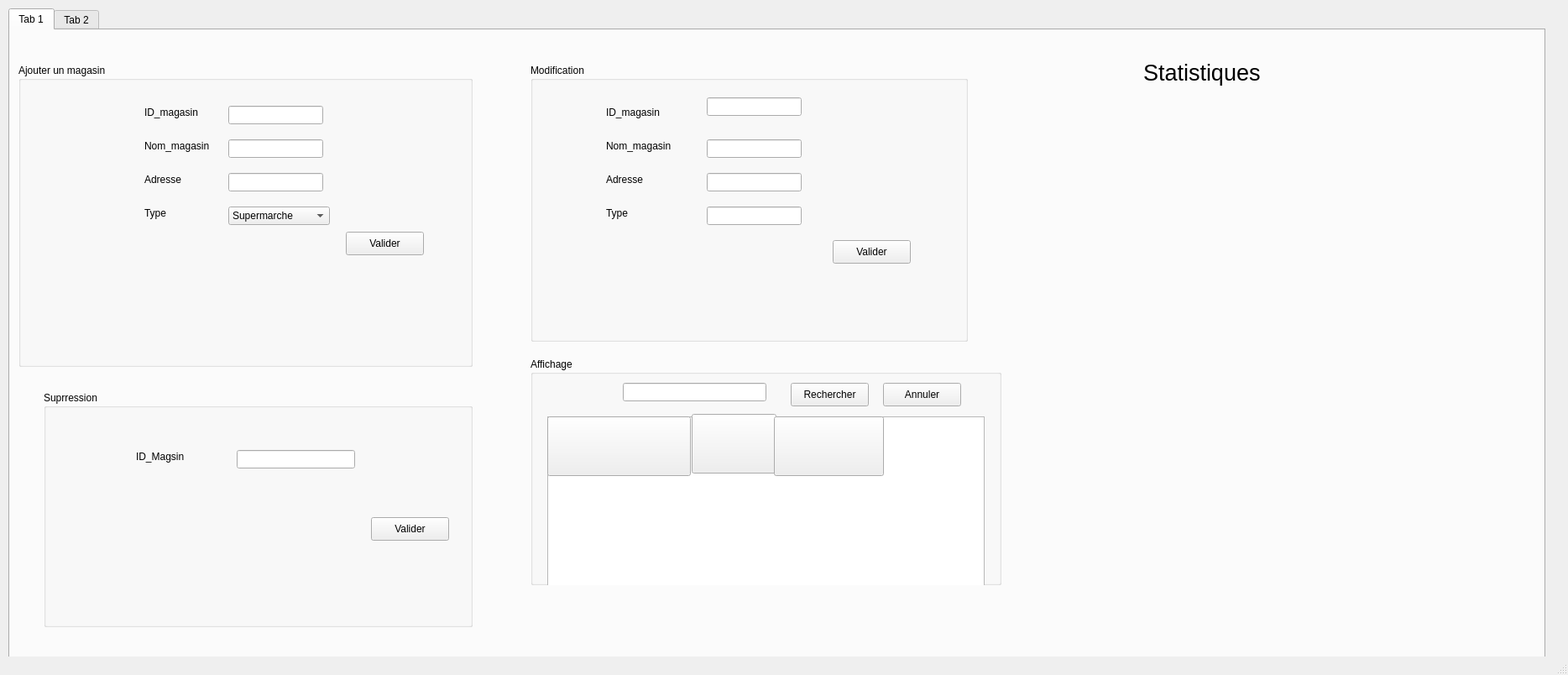
<?xml version="1.0" encoding="UTF-8"?>
<ui version="4.0">
 <class>MainWindow</class>
 <widget class="QMainWindow" name="MainWindow">
  <property name="geometry">
   <rect>
    <x>0</x>
    <y>0</y>
    <width>1868</width>
    <height>804</height>
   </rect>
  </property>
  <property name="windowTitle">
   <string>MainWindow</string>
  </property>
  <widget class="QWidget" name="centralwidget">
   <widget class="QTabWidget" name="tabWidget">
    <property name="geometry">
     <rect>
      <x>10</x>
      <y>10</y>
      <width>1831</width>
      <height>791</height>
     </rect>
    </property>
    <property name="currentIndex">
     <number>0</number>
    </property>
    <widget class="QWidget" name="tab">
     <attribute name="title">
      <string>Tab 1</string>
     </attribute>
     <widget class="QGroupBox" name="groupBox">
      <property name="geometry">
       <rect>
        <x>10</x>
        <y>40</y>
        <width>541</width>
        <height>361</height>
       </rect>
      </property>
      <property name="title">
       <string>Ajouter un magasin</string>
      </property>
      <widget class="QLineEdit" name="id_ajout">
       <property name="geometry">
        <rect>
         <x>250</x>
         <y>50</y>
         <width>113</width>
         <height>22</height>
        </rect>
       </property>
      </widget>
      <widget class="QLabel" name="label">
       <property name="geometry">
        <rect>
         <x>150</x>
         <y>50</y>
         <width>81</width>
         <height>16</height>
        </rect>
       </property>
       <property name="text">
        <string>ID_magasin</string>
       </property>
      </widget>
      <widget class="QLineEdit" name="nom_ajout">
       <property name="geometry">
        <rect>
         <x>250</x>
         <y>90</y>
         <width>113</width>
         <height>22</height>
        </rect>
       </property>
      </widget>
      <widget class="QLineEdit" name="adresse_ajout">
       <property name="geometry">
        <rect>
         <x>250</x>
         <y>130</y>
         <width>113</width>
         <height>22</height>
        </rect>
       </property>
      </widget>
      <widget class="QLabel" name="label_2">
       <property name="geometry">
        <rect>
         <x>150</x>
         <y>90</y>
         <width>81</width>
         <height>16</height>
        </rect>
       </property>
       <property name="text">
        <string>Nom_magasin</string>
       </property>
      </widget>
      <widget class="QLabel" name="label_3">
       <property name="geometry">
        <rect>
         <x>150</x>
         <y>130</y>
         <width>56</width>
         <height>16</height>
        </rect>
       </property>
       <property name="text">
        <string>Adresse</string>
       </property>
      </widget>
      <widget class="QPushButton" name="pushButton">
       <property name="geometry">
        <rect>
         <x>390</x>
         <y>200</y>
         <width>93</width>
         <height>28</height>
        </rect>
       </property>
       <property name="text">
        <string>Valider</string>
       </property>
      </widget>
      <widget class="QLabel" name="label_15">
       <property name="geometry">
        <rect>
         <x>150</x>
         <y>170</y>
         <width>56</width>
         <height>16</height>
        </rect>
       </property>
       <property name="text">
        <string>Type</string>
       </property>
      </widget>
      <widget class="QComboBox" name="comboBox">
       <property name="geometry">
        <rect>
         <x>250</x>
         <y>170</y>
         <width>121</width>
         <height>22</height>
        </rect>
       </property>
       <item>
        <property name="text">
         <string>Supermarche</string>
        </property>
       </item>
       <item>
        <property name="text">
         <string>Voitures</string>
        </property>
       </item>
       <item>
        <property name="text">
         <string>Vetements</string>
        </property>
       </item>
      </widget>
     </widget>
     <widget class="QGroupBox" name="groupBox_2">
      <property name="geometry">
       <rect>
        <x>620</x>
        <y>40</y>
        <width>521</width>
        <height>331</height>
       </rect>
      </property>
      <property name="title">
       <string>Modification</string>
      </property>
      <widget class="QLabel" name="label_4">
       <property name="geometry">
        <rect>
         <x>90</x>
         <y>50</y>
         <width>81</width>
         <height>16</height>
        </rect>
       </property>
       <property name="text">
        <string>ID_magasin</string>
       </property>
      </widget>
      <widget class="QLabel" name="label_5">
       <property name="geometry">
        <rect>
         <x>90</x>
         <y>90</y>
         <width>81</width>
         <height>16</height>
        </rect>
       </property>
       <property name="text">
        <string>Nom_magasin</string>
       </property>
      </widget>
      <widget class="QLabel" name="label_6">
       <property name="geometry">
        <rect>
         <x>90</x>
         <y>130</y>
         <width>61</width>
         <height>16</height>
        </rect>
       </property>
       <property name="text">
        <string>Adresse</string>
       </property>
      </widget>
      <widget class="QLineEdit" name="id_edit">
       <property name="geometry">
        <rect>
         <x>210</x>
         <y>40</y>
         <width>113</width>
         <height>22</height>
        </rect>
       </property>
      </widget>
      <widget class="QLineEdit" name="nom_edit">
       <property name="geometry">
        <rect>
         <x>210</x>
         <y>90</y>
         <width>113</width>
         <height>22</height>
        </rect>
       </property>
      </widget>
      <widget class="QLineEdit" name="adresse_edit">
       <property name="geometry">
        <rect>
         <x>210</x>
         <y>130</y>
         <width>113</width>
         <height>22</height>
        </rect>
       </property>
      </widget>
      <widget class="QPushButton" name="pushButton_2">
       <property name="geometry">
        <rect>
         <x>360</x>
         <y>210</y>
         <width>93</width>
         <height>28</height>
        </rect>
       </property>
       <property name="text">
        <string>Valider</string>
       </property>
      </widget>
      <widget class="QLabel" name="label_16">
       <property name="geometry">
        <rect>
         <x>90</x>
         <y>170</y>
         <width>56</width>
         <height>16</height>
        </rect>
       </property>
       <property name="text">
        <string>Type</string>
       </property>
      </widget>
      <widget class="QLineEdit" name="magasin_edit">
       <property name="geometry">
        <rect>
         <x>210</x>
         <y>170</y>
         <width>113</width>
         <height>22</height>
        </rect>
       </property>
      </widget>
     </widget>
     <widget class="QGroupBox" name="groupBox_4">
      <property name="geometry">
       <rect>
        <x>620</x>
        <y>390</y>
        <width>561</width>
        <height>271</height>
       </rect>
      </property>
      <property name="title">
       <string>Affichage</string>
      </property>
      <widget class="QTableView" name="tableView">
       <property name="geometry">
        <rect>
         <x>20</x>
         <y>70</y>
         <width>521</width>
         <height>241</height>
        </rect>
       </property>
      </widget>
      <widget class="QPushButton" name="pushButton_8">
       <property name="geometry">
        <rect>
         <x>310</x>
         <y>30</y>
         <width>93</width>
         <height>28</height>
        </rect>
       </property>
       <property name="text">
        <string>Rechercher</string>
       </property>
      </widget>
      <widget class="QLineEdit" name="rechercher_magasin">
       <property name="geometry">
        <rect>
         <x>110</x>
         <y>30</y>
         <width>171</width>
         <height>22</height>
        </rect>
       </property>
      </widget>
      <widget class="QPushButton" name="pushButton_9">
       <property name="geometry">
        <rect>
         <x>420</x>
         <y>30</y>
         <width>93</width>
         <height>28</height>
        </rect>
       </property>
       <property name="text">
        <string>Annuler</string>
       </property>
      </widget>
      <widget class="QPushButton" name="pushButton_10">
       <property name="geometry">
        <rect>
         <x>20</x>
         <y>70</y>
         <width>171</width>
         <height>71</height>
        </rect>
       </property>
       <property name="text">
        <string/>
       </property>
       <property name="autoRepeatDelay">
        <number>0</number>
       </property>
      </widget>
      <widget class="QPushButton" name="pushButton_11">
       <property name="geometry">
        <rect>
         <x>192</x>
         <y>67</y>
         <width>101</width>
         <height>71</height>
        </rect>
       </property>
       <property name="text">
        <string/>
       </property>
      </widget>
      <widget class="QPushButton" name="pushButton_12">
       <property name="geometry">
        <rect>
         <x>290</x>
         <y>70</y>
         <width>131</width>
         <height>71</height>
        </rect>
       </property>
       <property name="text">
        <string/>
       </property>
      </widget>
     </widget>
     <widget class="QGroupBox" name="groupBox_3">
      <property name="geometry">
       <rect>
        <x>40</x>
        <y>430</y>
        <width>511</width>
        <height>281</height>
       </rect>
      </property>
      <property name="title">
       <string>Suprression</string>
      </property>
      <widget class="QLabel" name="label_7">
       <property name="geometry">
        <rect>
         <x>110</x>
         <y>70</y>
         <width>81</width>
         <height>16</height>
        </rect>
       </property>
       <property name="text">
        <string>ID_Magsin</string>
       </property>
      </widget>
      <widget class="QLineEdit" name="id_supp">
       <property name="geometry">
        <rect>
         <x>230</x>
         <y>70</y>
         <width>141</width>
         <height>22</height>
        </rect>
       </property>
      </widget>
      <widget class="QPushButton" name="pushButton_3">
       <property name="geometry">
        <rect>
         <x>390</x>
         <y>150</y>
         <width>93</width>
         <height>28</height>
        </rect>
       </property>
       <property name="text">
        <string>Valider</string>
       </property>
      </widget>
     </widget>
     <widget class="QWidget" name="widget" native="true">
      <property name="geometry">
       <rect>
        <x>1330</x>
        <y>90</y>
        <width>451</width>
        <height>341</height>
       </rect>
      </property>
     </widget>
     <widget class="QLabel" name="label_17">
      <property name="geometry">
       <rect>
        <x>1350</x>
        <y>30</y>
        <width>371</width>
        <height>41</height>
       </rect>
      </property>
      <property name="font">
       <font>
        <pointsize>20</pointsize>
       </font>
      </property>
      <property name="text">
       <string>Statistiques</string>
      </property>
     </widget>
    </widget>
    <widget class="QWidget" name="tab_2">
     <attribute name="title">
      <string>Tab 2</string>
     </attribute>
     <widget class="QGroupBox" name="groupBox_5">
      <property name="geometry">
       <rect>
        <x>99</x>
        <y>29</y>
        <width>561</width>
        <height>321</height>
       </rect>
      </property>
      <property name="title">
       <string>Ajouter</string>
      </property>
      <widget class="QLabel" name="label_8">
       <property name="geometry">
        <rect>
         <x>100</x>
         <y>40</y>
         <width>71</width>
         <height>41</height>
        </rect>
       </property>
       <property name="text">
        <string>ID_event</string>
       </property>
      </widget>
      <widget class="QLineEdit" name="id_event">
       <property name="geometry">
        <rect>
         <x>210</x>
         <y>50</y>
         <width>151</width>
         <height>22</height>
        </rect>
       </property>
      </widget>
      <widget class="QLabel" name="label_9">
       <property name="geometry">
        <rect>
         <x>100</x>
         <y>110</y>
         <width>71</width>
         <height>16</height>
        </rect>
       </property>
       <property name="text">
        <string>Nom_event</string>
       </property>
      </widget>
      <widget class="QLineEdit" name="nom_event">
       <property name="geometry">
        <rect>
         <x>210</x>
         <y>100</y>
         <width>151</width>
         <height>22</height>
        </rect>
       </property>
      </widget>
      <widget class="QLabel" name="label_10">
       <property name="geometry">
        <rect>
         <x>100</x>
         <y>160</y>
         <width>56</width>
         <height>16</height>
        </rect>
       </property>
       <property name="text">
        <string>Date</string>
       </property>
      </widget>
      <widget class="QLineEdit" name="date_event">
       <property name="geometry">
        <rect>
         <x>210</x>
         <y>150</y>
         <width>151</width>
         <height>22</height>
        </rect>
       </property>
      </widget>
      <widget class="QPushButton" name="pushButton_4">
       <property name="geometry">
        <rect>
         <x>400</x>
         <y>230</y>
         <width>93</width>
         <height>28</height>
        </rect>
       </property>
       <property name="text">
        <string>Valider</string>
       </property>
      </widget>
     </widget>
     <widget class="QGroupBox" name="groupBox_6">
      <property name="geometry">
       <rect>
        <x>759</x>
        <y>49</y>
        <width>501</width>
        <height>311</height>
       </rect>
      </property>
      <property name="title">
       <string>Modifier</string>
      </property>
      <widget class="QLabel" name="label_11">
       <property name="geometry">
        <rect>
         <x>60</x>
         <y>50</y>
         <width>71</width>
         <height>16</height>
        </rect>
       </property>
       <property name="text">
        <string>ID_event</string>
       </property>
      </widget>
      <widget class="QLineEdit" name="edit_id">
       <property name="geometry">
        <rect>
         <x>200</x>
         <y>50</y>
         <width>113</width>
         <height>22</height>
        </rect>
       </property>
      </widget>
      <widget class="QLineEdit" name="edit_nom">
       <property name="geometry">
        <rect>
         <x>200</x>
         <y>110</y>
         <width>113</width>
         <height>22</height>
        </rect>
       </property>
      </widget>
      <widget class="QLineEdit" name="edit_date">
       <property name="geometry">
        <rect>
         <x>200</x>
         <y>160</y>
         <width>113</width>
         <height>22</height>
        </rect>
       </property>
      </widget>
      <widget class="QLabel" name="label_12">
       <property name="geometry">
        <rect>
         <x>70</x>
         <y>110</y>
         <width>71</width>
         <height>16</height>
        </rect>
       </property>
       <property name="text">
        <string>Nom_event</string>
       </property>
      </widget>
      <widget class="QLabel" name="label_13">
       <property name="geometry">
        <rect>
         <x>70</x>
         <y>160</y>
         <width>56</width>
         <height>16</height>
        </rect>
       </property>
       <property name="text">
        <string>Date</string>
       </property>
      </widget>
      <widget class="QPushButton" name="pushButton_5">
       <property name="geometry">
        <rect>
         <x>340</x>
         <y>220</y>
         <width>93</width>
         <height>28</height>
        </rect>
       </property>
       <property name="text">
        <string>Valider</string>
       </property>
      </widget>
     </widget>
     <widget class="QGroupBox" name="groupBox_7">
      <property name="geometry">
       <rect>
        <x>119</x>
        <y>409</y>
        <width>541</width>
        <height>291</height>
       </rect>
      </property>
      <property name="title">
       <string>Supprimer</string>
      </property>
      <widget class="QPushButton" name="pushButton_6">
       <property name="geometry">
        <rect>
         <x>380</x>
         <y>200</y>
         <width>93</width>
         <height>28</height>
        </rect>
       </property>
       <property name="text">
        <string>Valider</string>
       </property>
      </widget>
      <widget class="QLabel" name="label_14">
       <property name="geometry">
        <rect>
         <x>90</x>
         <y>120</y>
         <width>71</width>
         <height>16</height>
        </rect>
       </property>
       <property name="text">
        <string>ID_event</string>
       </property>
      </widget>
      <widget class="QLineEdit" name="event_supp">
       <property name="geometry">
        <rect>
         <x>220</x>
         <y>120</y>
         <width>131</width>
         <height>22</height>
        </rect>
       </property>
      </widget>
     </widget>
     <widget class="QGroupBox" name="groupBox_8">
      <property name="geometry">
       <rect>
        <x>800</x>
        <y>410</y>
        <width>481</width>
        <height>291</height>
       </rect>
      </property>
      <property name="title">
       <string>Affichage</string>
      </property>
      <widget class="QTableView" name="tableView_2">
       <property name="geometry">
        <rect>
         <x>20</x>
         <y>70</y>
         <width>411</width>
         <height>221</height>
        </rect>
       </property>
      </widget>
      <widget class="QLineEdit" name="lineEdit">
       <property name="geometry">
        <rect>
         <x>120</x>
         <y>30</y>
         <width>141</width>
         <height>22</height>
        </rect>
       </property>
      </widget>
      <widget class="QPushButton" name="pushButton_7">
       <property name="geometry">
        <rect>
         <x>290</x>
         <y>30</y>
         <width>93</width>
         <height>28</height>
        </rect>
       </property>
       <property name="text">
        <string>Rechercher</string>
       </property>
      </widget>
      <widget class="QPushButton" name="pushButton_13">
       <property name="geometry">
        <rect>
         <x>20</x>
         <y>80</y>
         <width>141</width>
         <height>51</height>
        </rect>
       </property>
       <property name="text">
        <string/>
       </property>
      </widget>
      <widget class="QPushButton" name="pushButton_14">
       <property name="geometry">
        <rect>
         <x>170</x>
         <y>67</y>
         <width>111</width>
         <height>71</height>
        </rect>
       </property>
       <property name="text">
        <string/>
       </property>
      </widget>
      <widget class="QPushButton" name="pushButton_15">
       <property name="geometry">
        <rect>
         <x>290</x>
         <y>67</y>
         <width>93</width>
         <height>71</height>
        </rect>
       </property>
       <property name="text">
        <string/>
       </property>
      </widget>
     </widget>
    </widget>
   </widget>
  </widget>
  <widget class="QMenuBar" name="menubar">
   <property name="geometry">
    <rect>
     <x>0</x>
     <y>0</y>
     <width>1868</width>
     <height>26</height>
    </rect>
   </property>
  </widget>
  <widget class="QStatusBar" name="statusbar"/>
 </widget>
 <resources/>
 <connections/>
</ui>
